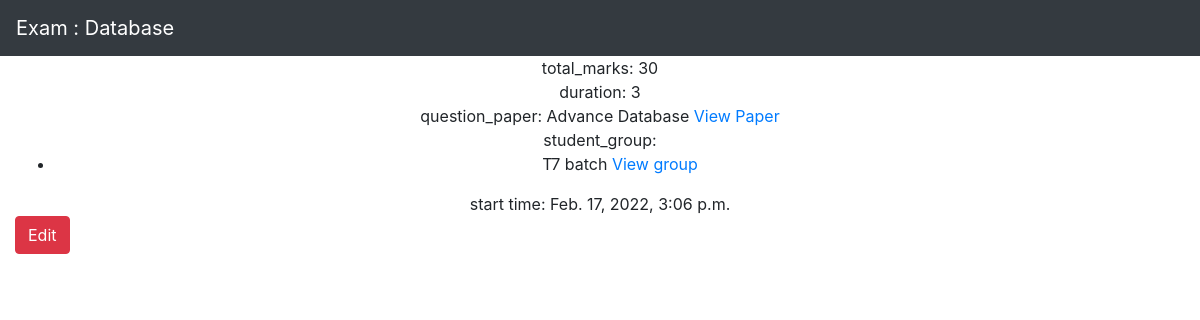
Page /prof/exams/1 (signed in) on the committed database.
### main/models/exam.py (models this page shows, shortened)
class Exam_Model(models.Model):
    professor = models.ForeignKey(User, limit_choices_to={'groups__name': "Professor"}, on_delete=models.CASCADE)
    name = models.CharField(max_length=50)
    total_marks = models.IntegerField()
    duration = models.IntegerField()
    question_paper = models.ForeignKey(Question_Paper, on_delete=models.CASCADE, related_name='exams')
    student_group = models.ManyToManyField(Special_Students, related_name='exams')
    start_time = models.DateTimeField(default=datetime.now())
    end_time = models.DateTimeField(default=datetime.now())

### main/models/question_paper.py (models this page shows, shortened)
class Question_Paper(models.Model):
    professor = models.ForeignKey(User, limit_choices_to={'groups__name': "Professor"}, on_delete=models.CASCADE)
    qPaperTitle = models.CharField(max_length=100)
    questions = models.ManyToManyField(Question_DB)

### main/models/group.py (models this page shows, shortened)
class Special_Students(models.Model):
    professor = models.ForeignKey(User, limit_choices_to={'groups__name': "Professor"}, on_delete=models.CASCADE)
    category_name = models.CharField(max_length=10)
    students = models.ManyToManyField(User, limit_choices_to={'groups__name': "Student"}, related_name='student_groups')

### prof/views/exam.py (the view)
def view_exam(request, exam_id):
    prof = request.user
    exam = Exam_Model.objects.get(professor=prof, pk=exam_id)
    return render(request, 'prof/exam/view_exam.html', {
        'exam': exam, 'prof': prof, 'student_group': exam.student_group.all()
    })

### prof/templates/prof/exam/view_exam.html (shortened to what this page needs)
{% extends 'prof/base/base.html' %}
{% block navbar_title %}Exam : {{ exam.name }}{% endblock navbar_title %}
{% block body %}
    <div class="container-fluid">
        <div align="center">
            <div>
                total_marks: {{exam.total_marks}}<br>
                duration: {{exam.duration}}<br>
                question_paper: {{exam.question_paper.qPaperTitle}}
                <a href="{% url 'prof:view_specific_paper' exam.question_paper.id %}">View Paper</a><br>
                student_group:
                <ul>
                    {% for group in student_group %}
                    <li>
                        {{ group.category_name }}
                        <a href="{% url 'prof:view_specific_group' group.id %}">View group</a>
                    </li>
                    {% endfor %}
                </ul>
                start time: {{ exam.start_time }}
            </div>
        </div>
        <a href="{% url 'prof:edit_exam' exam.id %}" class="btn btn-danger">Edit</a>
    </div>
{% endblock body %}

### rows in the picture
Exam_Model: name "Database", total_marks "30", duration "3", question_paper.qPaperTitle "Advance Database", start_time "Feb. 17, 2022, 3:06 p.m."
Special_Students: category_name "T7 batch"
